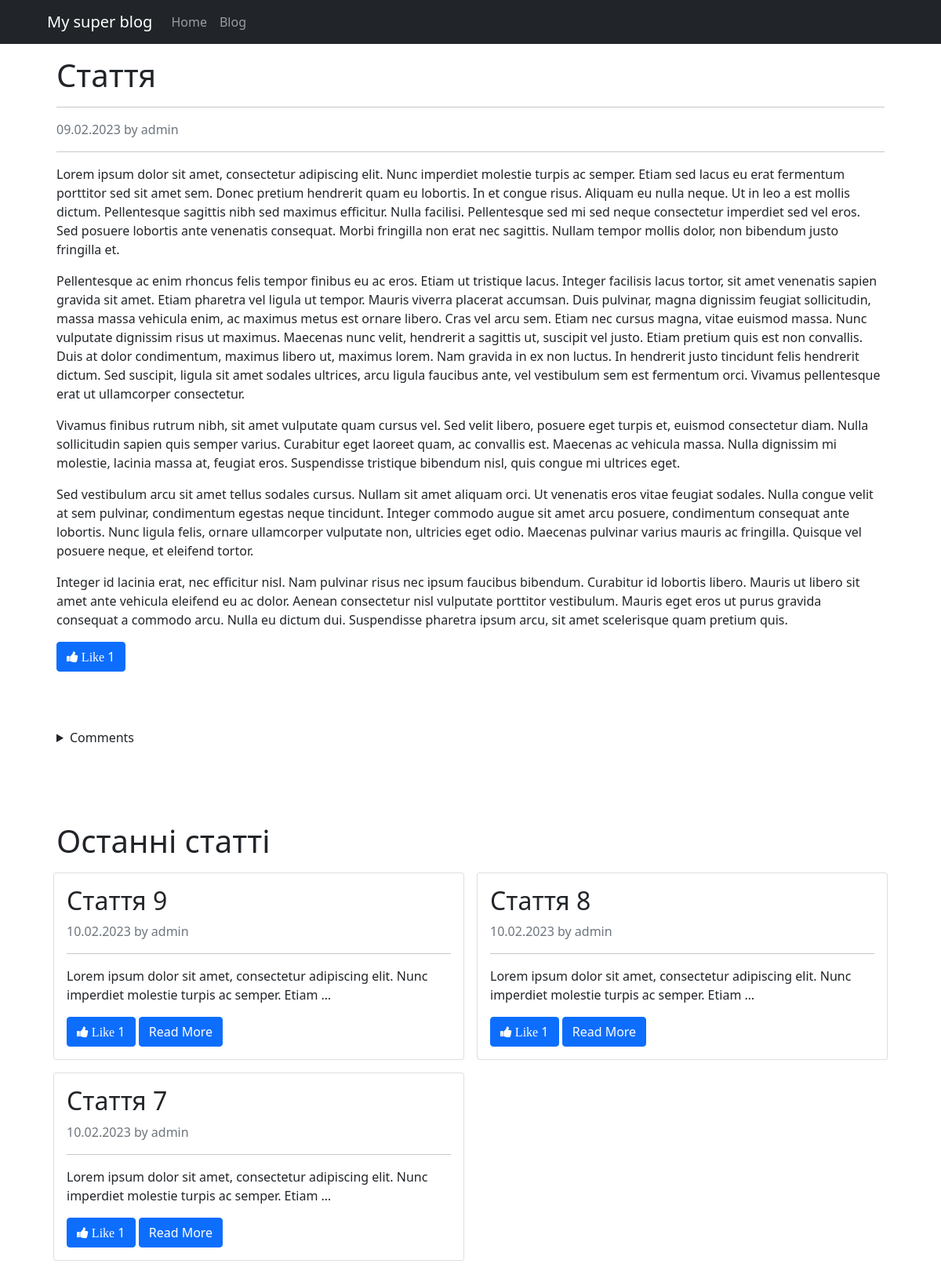
Screenshot of /blog/stattya/ with the database file from the repository.
### article/models.py (models this page shows, shortened)
class Post(models.Model):
    author = models.ForeignKey(User, on_delete=models.PROTECT)
    title = models.CharField(max_length=200, unique=True)
    slug = models.SlugField(unique=True)
    body = RichTextField()
    created = models.DateTimeField(auto_now_add=True)
    updated = models.DateTimeField(auto_now=True)
    status = models.CharField(default="draft", choices=STATUS, max_length=50)
    objects = PostManager()
    class Meta:
        default_related_name = "posts"
        ordering = ("created",)
    def like_count(self):
        return self.likes.count()

### article/views.py (the view)
# urls.py: path("blog/<slug:slug>/", PostDetail.as_view(), name="post_detail"),
class PostDetail(DetailView):
    model = Post
    template_name = "article.html"
    def get_context_data(self, **kwargs) :
        context = super().get_context_data(**kwargs)
        context["last_articles"] = (
            self.get_queryset().exclude(pk=self.object.pk).order_by("-created")[:3]
        )
        return context

### article/managers.py (called while the page is built)
    def get_queryset(self) -> PostQuerySet:
        return PostQuerySet(self.model, using=self._db)

### article/templatetags/components.py (called while the page is built)
@register.inclusion_tag("components/likeBtn.html", takes_context=True)
def like_btn(context):
    return {"post": context["post"]}

### templates/article.html (shortened to what this page needs)
{% extends "base.html" %}
{% load static %}
{% load components %}
{% block content %}
<section class="p-4">
  <article class="blog-post p-5">
    <h1>{{ object.title }}</h1>
    <hr />
    <span class="blog-post-meta text-secondary">
      <time datetime="{{ post.created|date:'d.m.Y' }}">{{ post.created|date:"d.m.Y" }}</time>
      by <address class="author text-secondary d-inline-block m-0">{{ post.author }}</address>
    </span>
    <p>{{ object.body|safe }}</p>
    {% like_btn %}
  </article>
  {% include 'components/comments.html' %}
  <div class="row p-5">
    <h1>Останні статті</h1>
    {% for article in last_articles %}
    <article class="post-item col-12 col-md-6 p-2">
        <div class="card h-100">
          <div class="card-body">
            <h2 class="card-title">{{ article.title }}</h2>
            <span class="text-secondary">
              <time datatime="{{ article.created|date:'d.m.Y' }}">{{ article.created|date:"d.m.Y" }}</time>
              by <address class="author text-secondary d-inline-block m-0">{{ article.author }}</address>
            </span>
            <p class="card-text">{{article.body|safe|truncatewords_html:15 }}</p>
            {% like_btn %}
            <a href="{% url 'post_detail' article.slug  %}" class="btn btn-primary">Read More</a>
          </div>
        </div>
      </article>
    {% endfor %}
  </div>
</section>
{% endblock content%}

### templates/components/likeBtn.html
<button class="btn btn-primary btn-like" data-post="{{ post.id }}">
    <i class="fa fa-thumbs-up">&nbsp;Like</i>
    <span>{{ post.like_count }}</span>
</button>

### rows the page displays
Post: title "Стаття", created "09.02.2023", author "admin", body "Lorem ipsum dolor sit amet, consectetur adipiscing elit. Nunc imperdiet molestie turpis ac semper. Etiam sed lacus eu erat fermentum porttitor sed sit amet sem. Donec pretium hendrerit quam eu lobortis. In et congue risus. Aliquam eu nulla neque. Ut in leo a est mollis dictum. Pellentesque sagittis nibh sed maximus efficitur. Nulla facilisi. Pellentesque sed mi sed neque consectetur imperdiet sed vel eros. Sed posuere lobortis ante venenatis consequat. Morbi fringilla non erat nec sagittis. Nullam tempor mollis dolor, non bibendum justo fringilla et. Pellentesque ac enim rhoncus felis tempor finibus eu ac eros. Etiam ut tristique lacus. Integer facilisis lacus tortor, sit amet venenatis…", like_count "1"
Post: title "Стаття 9", created "10.02.2023", author "admin", body "Lorem ipsum dolor sit amet, consectetur adipiscing elit. Nunc imperdiet molestie turpis ac semper. Etiam …"
Post: title "Стаття 8", created "10.02.2023", author "admin", body "Lorem ipsum dolor sit amet, consectetur adipiscing elit. Nunc imperdiet molestie turpis ac semper. Etiam …"
Post: title "Стаття 7", created "10.02.2023", author "admin", body "Lorem ipsum dolor sit amet, consectetur adipiscing elit. Nunc imperdiet molestie turpis ac semper. Etiam …"
